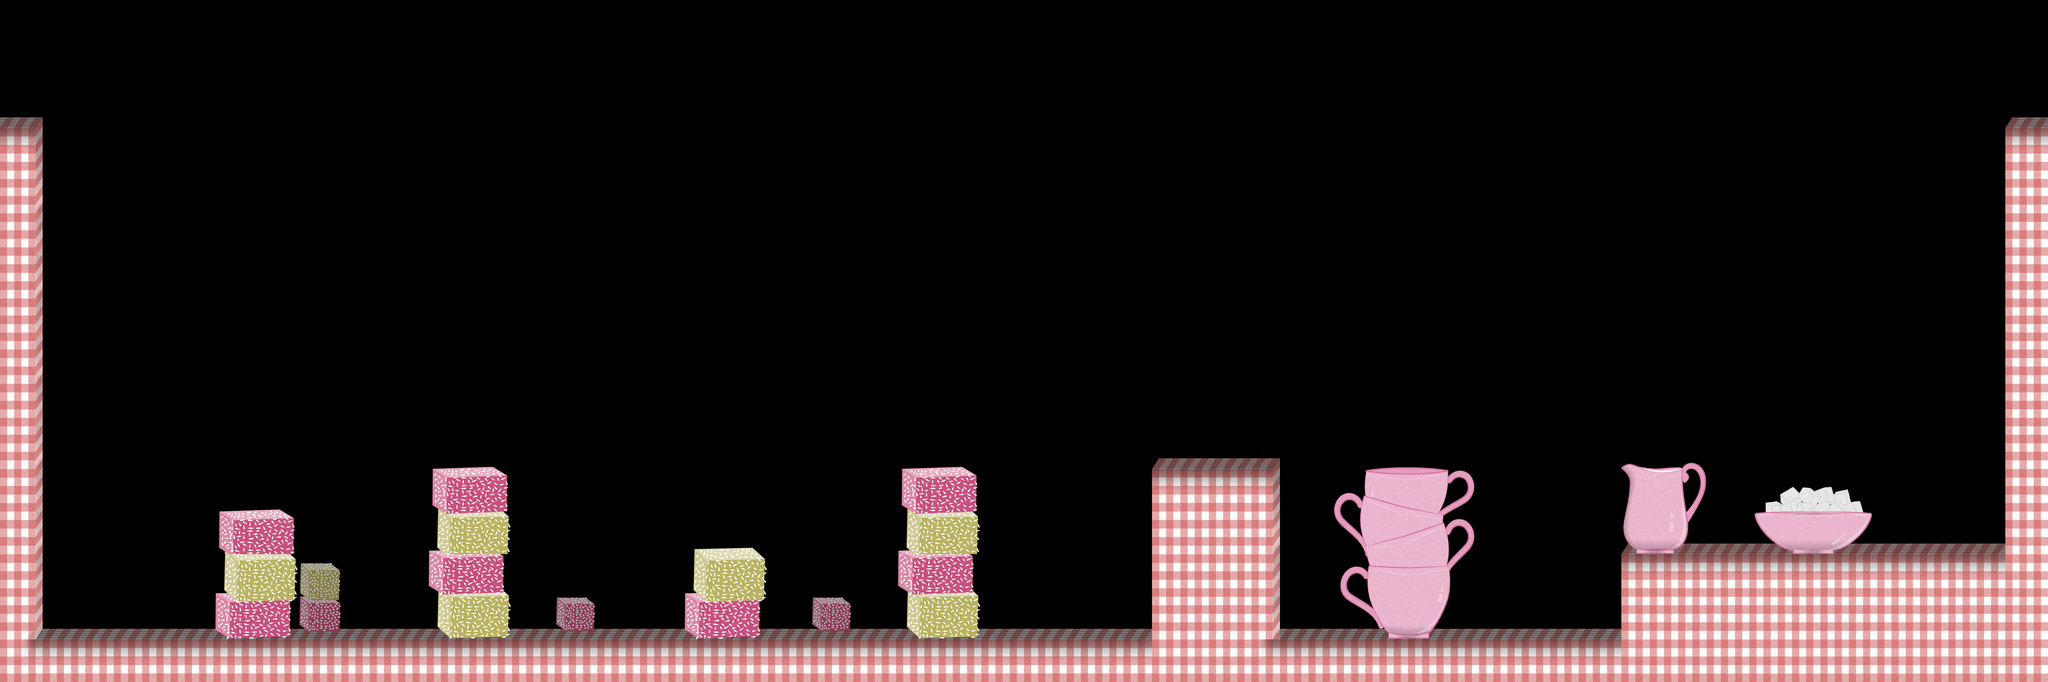

This is a level from a 2D game, rendered from its Tiled map with the project's own tilesets. A one-line summary and the map file follow, with tile-layer data summarised:
An orthogonal 48x16 tile map with 128x128 px tiles, 1 tile layer (Tile Layer 1) and 8 objects (6x shrinker, player_spawn, door).

<map version="1.0" orientation="orthogonal" width="48" height="16" tilewidth="128" tileheight="128">
 <properties>
  <property name="bgm" value="ost/teaparty.ogg" />
  <property name="parallax1" value="Background_TeaParty_Layer1.png" />
  <property name="parallax2" value="Background_TeaParty_Layer2.png" />
  <property name="parallax3" value="Background_TeaParty_Layer3.png" />
 </properties>
  <tileset firstgid="1" name="TeaParty3" tilewidth="128" tileheight="128">
  <image source="TeaParty3.png" width="2048" height="2048" />
  <tile id="16">
   <properties>
    <property name="solid" value="true" />
   </properties>
  </tile>
  <tile id="17">
   <properties>
    <property name="solid" value="true" />
   </properties>
  </tile>
  <tile id="18">
   <properties>
    <property name="solid" value="true" />
   </properties>
  </tile>
  <tile id="20">
   <properties>
    <property name="solid" value="true" />
   </properties>
  </tile>
  <tile id="21">
   <properties>
    <property name="solid" value="true" />
   </properties>
  </tile>
  <tile id="23">
   <properties>
    <property name="solid" value="true" />
   </properties>
  </tile>
  <tile id="24">
   <properties>
    <property name="solid" value="true" />
   </properties>
  </tile>
  <tile id="25">
   <properties>
    <property name="solid" value="true" />
   </properties>
  </tile>
  <tile id="32">
   <properties>
    <property name="solid" value="true" />
   </properties>
  </tile>
  <tile id="33">
   <properties>
    <property name="solid" value="true" />
   </properties>
  </tile>
  <tile id="34">
   <properties>
    <property name="solid" value="true" />
   </properties>
  </tile>
  <tile id="36">
   <properties>
    <property name="solid" value="true" />
   </properties>
  </tile>
  <tile id="37">
   <properties>
    <property name="solid" value="true" />
   </properties>
  </tile>
  <tile id="55">
   <properties>
    <property name="solid" value="true" />
   </properties>
  </tile>
  <tile id="56">
   <properties>
    <property name="solid" value="true" />
   </properties>
  </tile>
  <tile id="57">
   <properties>
    <property name="solid" value="true" />
   </properties>
  </tile>
  <tile id="58">
   <properties>
    <property name="solid" value="true" />
   </properties>
  </tile>
  <tile id="59">
   <properties>
    <property name="solid" value="true" />
   </properties>
  </tile>
  <tile id="64">
   <properties>
    <property name="solid" value="true" />
   </properties>
  </tile>
  <tile id="65">
   <properties>
    <property name="solid" value="true" />
   </properties>
  </tile>
  <tile id="66">
   <properties>
    <property name="solid" value="true" />
   </properties>
  </tile>
  <tile id="67">
   <properties>
    <property name="solid" value="true" />
   </properties>
  </tile>
  <tile id="68">
   <properties>
    <property name="solid" value="true" />
   </properties>
  </tile>
  <tile id="69">
   <properties>
    <property name="solid" value="true" />
   </properties>
  </tile>
  <tile id="71">
   <properties>
    <property name="solid" value="true" />
   </properties>
  </tile>
  <tile id="72">
   <properties>
    <property name="solid" value="true" />
   </properties>
  </tile>
  <tile id="73">
   <properties>
    <property name="solid" value="true" />
   </properties>
  </tile>
  <tile id="80">
   <properties>
    <property name="solid" value="true" />
   </properties>
  </tile>
  <tile id="81">
   <properties>
    <property name="solid" value="true" />
   </properties>
  </tile>
  <tile id="82">
   <properties>
    <property name="solid" value="true" />
   </properties>
  </tile>
  <tile id="83">
   <properties>
    <property name="solid" value="true" />
   </properties>
  </tile>
  <tile id="84">
   <properties>
    <property name="solid" value="true" />
   </properties>
  </tile>
  <tile id="85">
   <properties>
    <property name="solid" value="true" />
   </properties>
  </tile>
  <tile id="104">
   <properties>
    <property name="solid" value="true" />
   </properties>
  </tile>
  <tile id="105">
   <properties>
    <property name="solid" value="true" />
   </properties>
  </tile>
  <tile id="113">
   <properties>
    <property name="solid" value="true" />
   </properties>
  </tile>
  <tile id="115">
   <properties>
    <property name="solid" value="true" />
   </properties>
  </tile>
  <tile id="120">
   <properties>
    <property name="solid" value="true" />
   </properties>
  </tile>
  <tile id="121">
   <properties>
    <property name="solid" value="true" />
   </properties>
  </tile>
  <tile id="145">
   <properties>
    <property name="solid" value="true" />
   </properties>
  </tile>
  <tile id="147">
   <properties>
    <property name="solid" value="true" />
   </properties>
  </tile>
  <tile id="152">
   <properties>
    <property name="solid" value="true" />
   </properties>
  </tile>
  <tile id="153">
   <properties>
    <property name="solid" value="true" />
   </properties>
  </tile>
  <tile id="161">
   <properties>
    <property name="solid" value="true" />
   </properties>
  </tile>
  <tile id="163">
   <properties>
    <property name="solid" value="true" />
   </properties>
  </tile>
  <tile id="168">
   <properties>
    <property name="solid" value="true" />
   </properties>
  </tile>
  <tile id="169">
   <properties>
    <property name="solid" value="true" />
   </properties>
  </tile>
  <tile id="184">
   <properties>
    <property name="solid" value="true" />
   </properties>
  </tile>
  <tile id="185">
   <properties>
    <property name="solid" value="true" />
   </properties>
  </tile>
  <tile id="194">
   <properties>
    <property name="solid" value="true" />
   </properties>
  </tile>
  <tile id="195">
   <properties>
    <property name="solid" value="true" />
   </properties>
  </tile>
  <tile id="200">
   <properties>
    <property name="solid" value="true" />
   </properties>
  </tile>
  <tile id="201">
   <properties>
    <property name="solid" value="true" />
   </properties>
  </tile>
  <tile id="210">
   <properties>
    <property name="solid" value="true" />
   </properties>
  </tile>
  <tile id="211">
   <properties>
    <property name="solid" value="true" />
   </properties>
  </tile>
  <tile id="224">
   <properties>
    <property name="solid" value="true" />
   </properties>
  </tile>
  <tile id="225">
   <properties>
    <property name="solid" value="true" />
   </properties>
  </tile>
  <tile id="226">
   <properties>
    <property name="solid" value="true" />
   </properties>
  </tile>
  <tile id="227">
   <properties>
    <property name="solid" value="true" />
   </properties>
  </tile>
  <tile id="232">
   <properties>
    <property name="solid" value="true" />
   </properties>
  </tile>
  <tile id="233">
   <properties>
    <property name="solid" value="true" />
   </properties>
  </tile>
  <tile id="234">
   <properties>
    <property name="solid" value="true" />
   </properties>
  </tile>
  <tile id="240">
   <properties>
    <property name="solid" value="true" />
   </properties>
  </tile>
  <tile id="241">
   <properties>
    <property name="solid" value="true" />
   </properties>
  </tile>
  <tile id="242">
   <properties>
    <property name="solid" value="true" />
   </properties>
  </tile>
  <tile id="243">
   <properties>
    <property name="solid" value="true" />
   </properties>
  </tile>
  <tile id="248">
   <properties>
    <property name="solid" value="true" />
   </properties>
  </tile>
  <tile id="249">
   <properties>
    <property name="solid" value="true" />
   </properties>
  </tile>
  <tile id="250">
   <properties>
    <property name="solid" value="true" />
   </properties>
  </tile>
 </tileset>
 <layer name="Tile Layer 1" width="48" height="16">
  <data>[768 cells, 200 non-empty, 62 distinct tile ids]</data>
 </layer>
 <objectgroup name="Object Layer 1" width="48" height="16">
  <object type="player_spawn" x="256" y="1664" width="256" height="256" />
  <object type="door" x="5632" y="1408" width="256" height="256" />
  <object type="shrinker" x="1024" y="1792" width="128" height="128" />
  <object type="shrinker" x="2176" y="1536" width="128" height="128" />
  <object type="shrinker" x="3584" y="1280" width="128" height="128" />
  <object type="shrinker" x="3840" y="1792" width="128" height="128" />
  <object type="shrinker" x="2944" y="1792" width="128" height="128" />
  <object type="shrinker" x="4864" y="1280" width="128" height="128" />
 </objectgroup>
</map>
